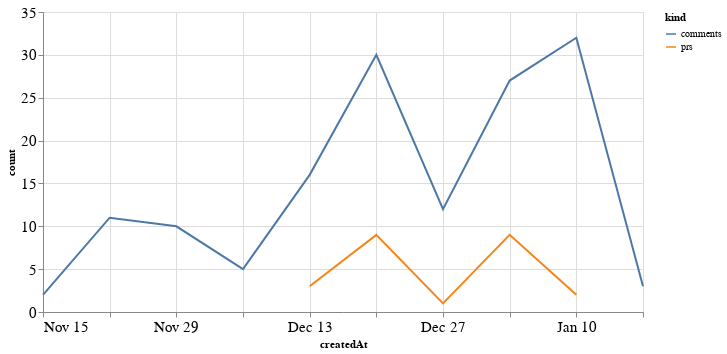

Write notebook code for a chart like this one.
### Code cell
alt.Chart(total_time, width=600).mark_line().encode(
    x='createdAt',
    y='count',
    color='kind'
)

### Figure 1 — Vega-Lite specification as saved in the notebook (floating-point values rounded to 4 significant figures)
{"config": {"axisLeft": {"labelFontSize": 15}, "axisBottom": {"labelFontSize": 15}}, "data": {"name": "data-37f02dded4454899d86a334a2259b806"}, "mark": "line", "encoding": {"color": {"type": "nominal", "field": "kind"}, "x": {"type": "temporal", "field": "createdAt"}, "y": {"type": "quantitative", "field": "count"}}, "width": 600, "$schema": "https://vega.github.io/schema/vega-lite/v4.8.1.json", "datasets": {"data-37f02dded4454899d86a334a2259b806": [{"createdAt": "2020-12-13T00:00:00", "kind": "prs", "count": 3.0}, {"createdAt": "2020-12-20T00:00:00", "kind": "prs", "count": 9.0}, {"createdAt": "2020-12-27T00:00:00", "kind": "prs", "count": 1.0}, {"createdAt": "2021-01-03T00:00:00", "kind": "prs", "count": 9.0}, {"createdAt": "2021-01-10T00:00:00", "kind": "prs", "count": 2.0}, {"createdAt": "2020-11-15T00:00:00", "kind": "prs", "count": null}, {"createdAt": "2020-11-22T00:00:00", "kind": "prs", "count": null}, {"createdAt": "2020-11-29T00:00:00", "kind": "prs", "count": null}, {"createdAt": "2020-12-06T00:00:00", "kind": "prs", "count": null}, {"createdAt": "2021-01-17T00:00:00", "kind": "prs", "count": null}, {"createdAt": "2020-12-13T00:00:00", "kind": "comments", "count": 16.0}, {"createdAt": "2020-12-20T00:00:00", "kind": "comments", "count": 30.0}, {"createdAt": "2020-12-27T00:00:00", "kind": "comments", "count": 12.0}, {"createdAt": "2021-01-03T00:00:00", "kind": "comments", "count": 27.0}, {"createdAt": "2021-01-10T00:00:00", "kind": "comments", "count": 32.0}, {"createdAt": "2020-11-15T00:00:00", "kind": "comments", "count": 2.0}, {"createdAt": "2020-11-22T00:00:00", "kind": "comments", "count": 11.0}, {"createdAt": "2020-11-29T00:00:00", "kind": "comments", "count": 10.0}, {"createdAt": "2020-12-06T00:00:00", "kind": "comments", "count": 5.0}, {"createdAt": "2021-01-17T00:00:00", "kind": "comments", "count": 3.0}]}}
